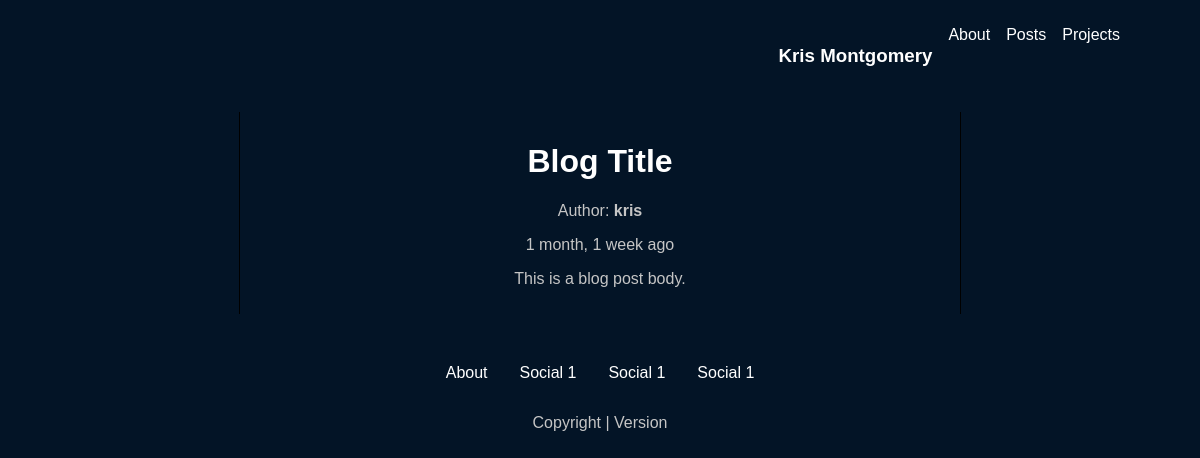
The app's page /post/1/ with its own data.
### main/models.py (models this page shows)
class blogPosts(models.Model):
    author = models.ForeignKey(User, on_delete=models.SET_NULL, null=True)
    title = models.CharField(max_length=200)
    post_body = models.TextField(null=True, blank=True)
    created_date = models.DateTimeField(auto_now=True)
    def __str__(self):
        return self.title

### main/views.py (the view)
# urls.py: path('post/<str:pk>/', views.post, name='post')
def post(request, pk):
    post = blogPosts.objects.get(id=pk)
    if request.method == 'POST':
        return redirect('post', pk=post)
    context = {
        'post': post,
    }
    print(context)
    return render(request, 'main/post.html', context)

### main/templates/main/post.html (shortened to what this page needs)
{% extends 'main.html' %}
{% block content %}
    <div class="post-container">
        <div class="leftside">
        </div>
        <div class="main-content">
            <h1>{{post.title}}</h1>
            <p>Author: <b>{{post.author}}</b></p>
            <p>{{post.created_date|timesince}} ago</p>
            <p>{{post.post_body}}</p>
        </div>
        <div class="rightside">
        </div>
    </div>
{% endblock content %}

### static/styles/main.css (style rules this page uses)
body { background-color: rgb(3, 20, 38); font-family: 'Trebuchet MS', sans-serif; margin: 0; }
h1, h2, h3 { color: white; }
p, small { color: #c5c5c5; }
.leftside { border-right: 1px solid white; padding: 10px; }
.main-content { justify-items: center; padding: 10px; text-align: center; }
.rightside { border-left: 1px solid white; padding: 10px; text-align: center; }

### main/templates/main/post.html (style rules this page uses)
.post-container { display: grid; grid-template-columns: 1fr 3fr 1fr; margin-bottom: 50px; }
.leftside { border-right: 1px solid black; padding: 10px; }
.main-content { justify-items: center; padding: 10px; }
.rightside { border-left: 1px solid black; padding: 10px; }

### records on screen
blogPosts: title "Blog Title", author "kris", created_date "1 month, 1 week", post_body "This is a blog post body."
